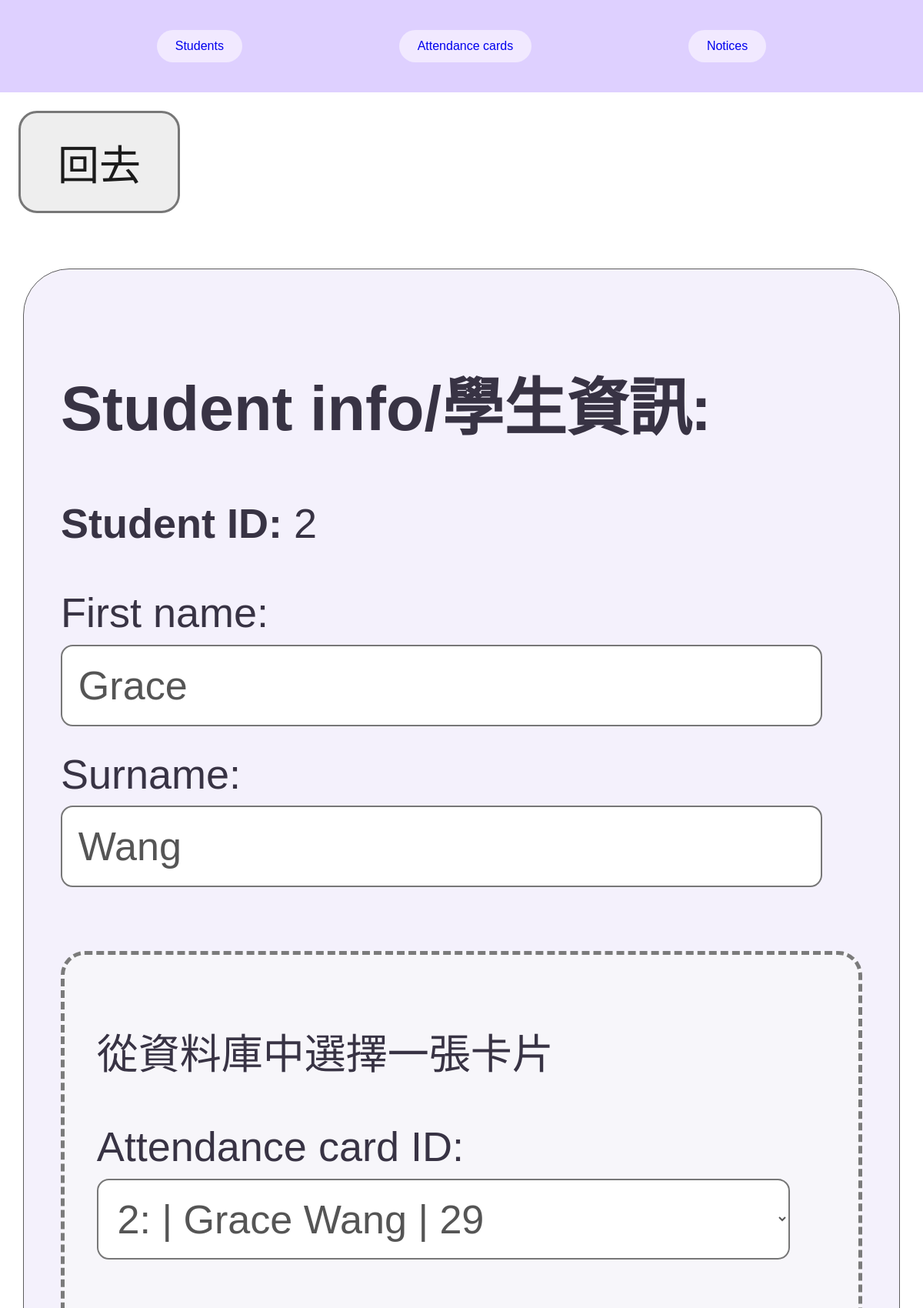
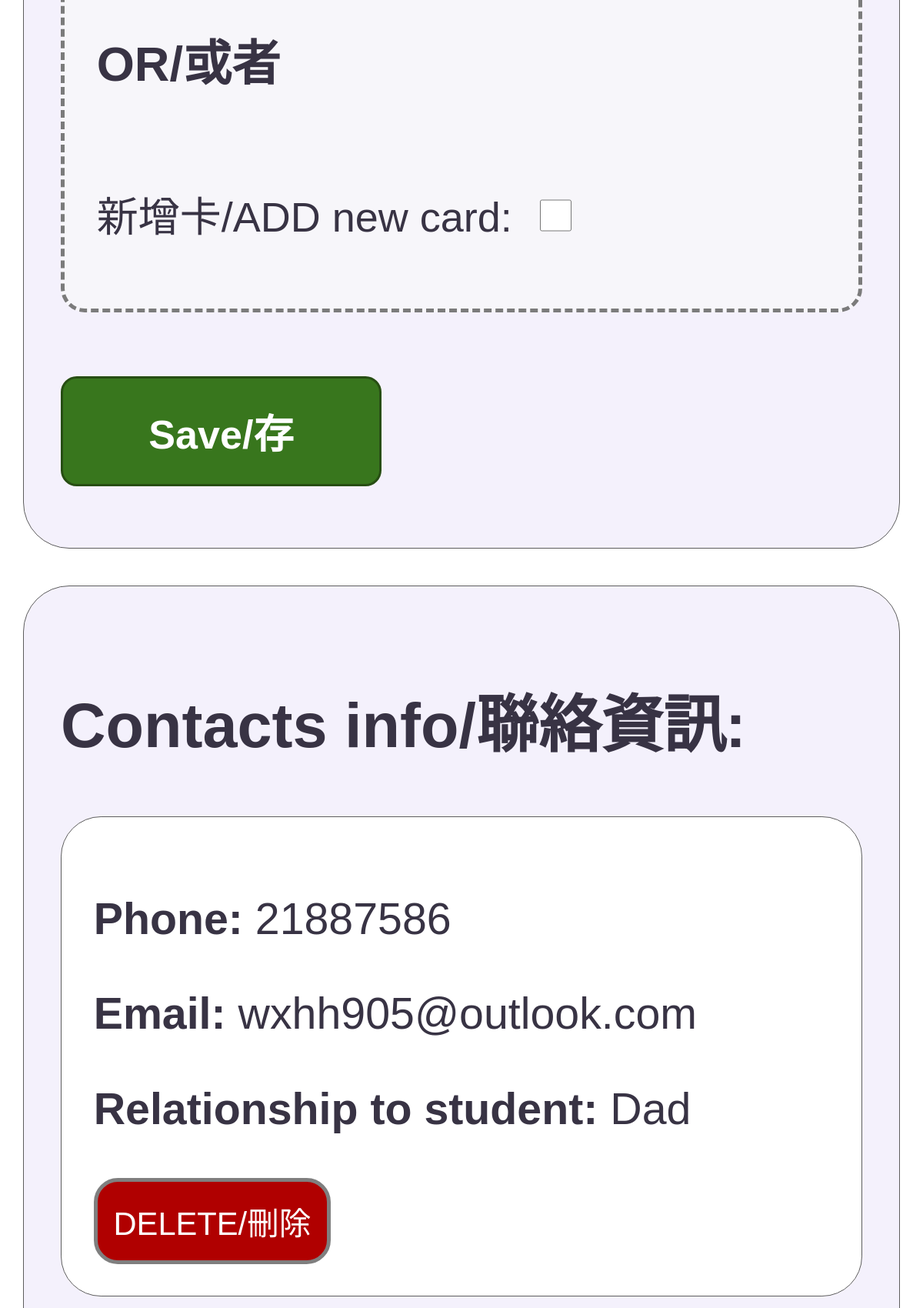
The app's page /edit?student_id=2&og_page=/students? (upper part) with its own data (2 pictures, top to bottom).
### tables this page shows
CREATE TABLE STUDENTS (student_id INTEGER PRIMARY KEY, first_name TEXT, surname TEXT, card_id INTEGER REFERENCES ATTENDANCE_CARDS (card_id));

CREATE TABLE STUDENTS_CONTACTS (student_id INTEGER REFERENCES STUDENTS (student_id), contact_id INTEGER REFERENCES CONTACTS (contact_id), relationship_to_student TEXT);

CREATE TABLE CONTACTS (contact_id INTEGER PRIMARY KEY, phone TEXT, email TEXT);

### app.py (the view)
@app.route("/edit", methods = ['GET'] )
def edit_page():
    student_id = request.args.get("student_id")
    db = get_db()
    at_d = {}
    og_page = request.args.get("og_page")
    student = db.execute("SELECT * FROM STUDENTS WHERE student_id = ?", (student_id,)).fetchone()
    contacts = db.execute("SELECT CONTACTS.contact_id, CONTACTS.phone, CONTACTS.email, STUDENTS_CONTACTS.relationship_to_student FROM " \
    "STUDENTS_CONTACTS JOIN CONTACTS ON STUDENTS_CONTACTS.contact_id = CONTACTS.contact_id WHERE STUDENTS_CONTACTS.student_id = ?", (student_id,)).fetchall()
    classes = get_all_classes()
    student_classes = db.execute("SELECT class_id FROM STUDENTS_CLASSES WHERE student_id = ?", (student_id,)).fetchall()
    all_contacts = db.execute("SELECT * FROM CONTACTS").fetchall()
    cards = db.execute("SELECT ATTENDANCE_CARDS.card_id, COUNT(ATTENDANCE_RECORDS.attendance_id) AS attendance_count " \
    "FROM ATTENDANCE_CARDS LEFT JOIN ATTENDANCE_RECORDS ON ATTENDANCE_CARDS.card_id = ATTENDANCE_RECORDS.card_id GROUP BY" \
    " ATTENDANCE_CARDS.card_id").fetchall()
    for c in cards:
        at_d[c["card_id"]] = {"Students": [], "Count": c["attendance_count"]}
    card_students = get_all_students()
    for s in card_students:
        if s["card_id"] in at_d:
            at_d[s["card_id"]]["Students"].append((s["first_name"], s["surname"]))
    return render_template("editpage.html", student_id=student_id, student_classes=[row["class_id"] for row in student_classes], student=student, classes=classes, contacts=contacts, at_d=at_d, all_contacts=all_contacts, og_page=og_page)

### app.py (called while the page is built)
def get_db():
    if "db" not in g:
        g.db = sqlite3.connect(DATABASE)
        g.db.row_factory = sqlite3.Row
    return g.db

def get_all_students():
    db = get_db()
    return db.execute("SELECT * FROM STUDENTS").fetchall()

def get_all_classes():
    db =get_db()
    return  db.execute("SELECT * FROM CLASSES").fetchall()

### templates/editpage.html (shortened to what this page needs)
{% extends "layout.html" %}
{% block content %}
<link rel="stylesheet" href="{{ url_for('static', filename='editpage.css') }}">
    <a class="back-button" href="{{ og_page }}">回去</a>
    <section>
          <h2>Student info/學生資訊:</h2>
          <form method="POST" action="{{ url_for('update_student', student_id=student_id) }}">
              <p><strong>Student ID: </strong>{{student_id}}</p>
              First name:
              <input type="text"
                    name="first_name"
                    value="{{student["first_name"]}}">
              Surname:
              <input type="text"
                    name="surname"
                    value="{{student["surname"]}}">
              <div class="card-section">
                  <p>從資料庫中選擇一張卡片</p>
                  <label for="attendance_card_id">Attendance card ID:</label>
                      <select name="attendance_card_id">
                        {% for cards in at_d %}
                          <option value="{{cards}}" {% if cards == student["card_id"] %}selected{% endif %}>
                              {{cards}}:
                          </option>
                        {% endfor %}
                      </select>
                  <h3> OR/或者 </h3>
                  <label class="new-card"> 新增卡/ADD new card:</label>
                    <input type="checkbox" name="new_card">
              </div>
                  <button class="save-button" type="submit">
                      Save/存
                  </button>
          </form>
    </section>
        <section>
            <h2>Contacts info/聯絡資訊:</h2>
                {% for c in contacts %}
                  <div class="student-contacts">
                      <form method="POST" action="{{ url_for('update_student', student_id=student_id) }}">
                          <p><strong>Phone:</strong> {{c["phone"]}} </p>
                          <p><strong>Email:</strong> {{c["email"]}} </p>
                          <p><strong>Relationship to student:</strong> {{c["relationship_to_student"]}} </p>
                          <button class="delete-button" type="submit">
                            DELETE/刪除
                          </button>
                      </form>
                  </div>
                {% endfor %}
        </section>
{% endblock %}

### static/layout.css (style rules this page uses)
html, body, main { margin: 0; padding: 0; width: 100%; font-family: sans-serif; }
body { padding-top: 10cqw; }

### static/editpage.css (style rules this page uses)
.back-button { display: inline-block; background-color: #eeeeee; color: #1b1b1b; padding: 2cqw 4cqw; margin: 2cqw; border: 0.3cqw solid #777777; border-radius: 2cqw; font-size: 4.5cqw; text-decoration: none; }
section { container-type: inline-size; width: 95%; box-sizing: border-box; background-color: #f4f1fc; border: 0.15cqw solid #5e5e5e; border-radius: 5cqw; padding: 4cqw; margin: 4cqw auto; font-size: 4.5cqw; color: #383344; }
form input[type="text"], form select { width: 95%; box-sizing: border-box; padding: 2cqw; margin: 1cqw 0 3cqw 0; border: 0.2cqw solid #777777; border-radius: 1.5cqw; background-color: white; color: #555555; font-size: 5cqw; }
form input[type="checkbox"] { width: 4cqw; height: 4cqw; margin: 2cqw; }
.card-section, .contact-section { background-color: #f7f6fa; padding: 3cqw 4cqw; margin: 5cqw 0; border: 0.5cqw dashed rgb(123, 123, 123); border-radius: 3cqw; }
.save-button { width: 40%; background-color: #38761d; color: white; padding: 3cqw; margin: 3cqw 0; border: 0.3cqw solid #274e13; border-radius: 2cqw; font-size: 5cqw; font-weight: bold; }
.delete-button { padding: 2cqw; font-size: 4cqw; color: white; background-color: #b00000; border: 0.5cqw solid #7f7f7f; border-radius: 3cqw; }
.new-card { display: inline-block; padding: 5cqw 0; }
.student-contacts { background-color: white; border: 0.15cqw solid #5e5e5e; border-radius: 5cqw; padding: 4cqw; margin: 4cqw auto; font-size: 5.5cqw; color: #383344; }

### records on screen
STUDENTS: first_name "Grace", surname "Wang", attendance_card_id "2: | Grace Wang | 29"
STUDENTS_CONTACTS: phone "21887586", email "wxhh905@outlook.com", relationship_to_student "Dad"

### other values on screen
{{ student_id }} "2"
